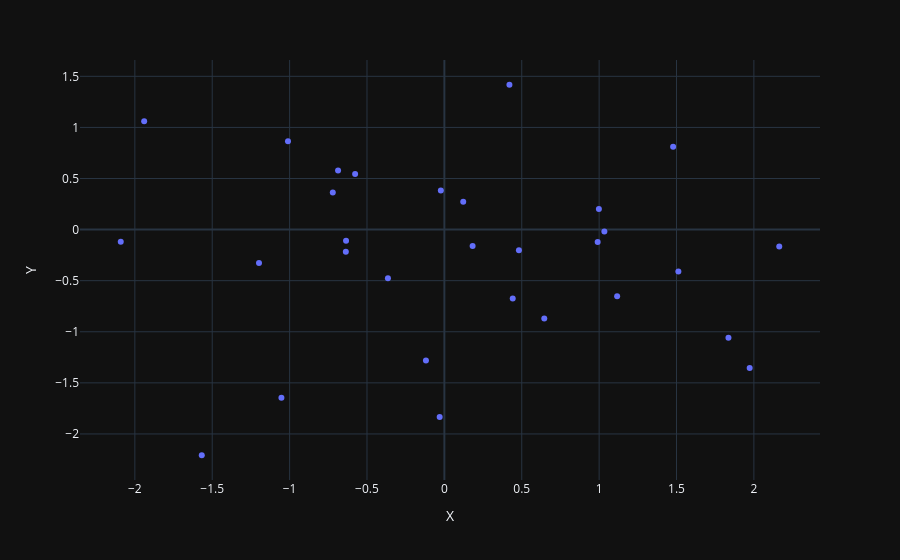

Notebook code cell kept with this figure:
### Markdown cell above
Here is a plot of the points:

### Code cell
fig = px.scatter(dfPoints, x="X", y="Y", template="plotly_dark")
fig.show()

### Figure 1 — Plotly figure (JSON) as saved in the notebook; plotly's stock layout.template omitted (floating-point values rounded to 4 significant figures)
{"data": [{"hovertemplate": "X=%{x}<br>Y=%{y}<extra></extra>", "legendgroup": "", "marker": {"color": "#636efa", "symbol": "circle"}, "mode": "markers", "name": "", "orientation": "v", "showlegend": false, "type": "scatter", "x": [1.116, 1.973, 0.1218, -0.02281, 2.164, 0.4817, 1.512, -0.3648, 0.4204, -2.091, -0.721, 0.9905, 0.6456, -1.011, -1.568, 1.034, 1.836, -0.6367, -0.1191, 0.9984, -1.198, -0.6869, 1.478, -0.5766, -0.03037, 0.4417, -0.6354, -1.94, -1.053, 0.1825], "xaxis": "x", "y": [-0.6515, -1.354, 0.2735, 0.3837, -0.1647, -0.2014, -0.4111, -0.4751, 1.418, -0.1199, 0.3637, -0.1213, -0.8701, 0.8637, -2.208, -0.0188, -1.057, -0.218, -1.28, 0.2014, -0.3274, 0.5788, 0.8102, 0.5452, -1.834, -0.6753, -0.1102, 1.06, -1.645, -0.1616], "yaxis": "y"}], "layout": {"legend": {"tracegroupgap": 0}, "margin": {"t": 60}, "xaxis": {"anchor": "y", "domain": [0, 1], "title": {"text": "X"}}, "yaxis": {"anchor": "x", "domain": [0, 1], "title": {"text": "Y"}}}}
